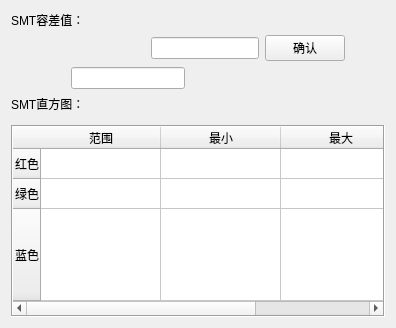
     <widget class="QWidget" name="tab_SMT">
      <attribute name="title">
       <string>SMT</string>
      </attribute>
      <layout class="QGridLayout" name="gridLayout_10">
       <item row="0" column="0">
        <layout class="QVBoxLayout" name="verticalLayout_14">
         <item>
          <layout class="QVBoxLayout" name="verticalLayout_13">
           <item>
            <widget class="QLabel" name="label_SMT_Tolerance">
             <property name="text">
              <string>SMT容差值：</string>
             </property>
            </widget>
           </item>
           <item>
            <layout class="QHBoxLayout" name="horizontalLayout_9">
             <item>
              <spacer name="horizontalSpacer_11">
               <property name="orientation">
                <enum>Qt::Horizontal</enum>
               </property>
               <property name="sizeHint" stdset="0">
                <size>
                 <width>60</width>
                 <height>20</height>
                </size>
               </property>
              </spacer>
             </item>
             <item>
              <layout class="QVBoxLayout" name="verticalLayout_12">
               <item>
                <layout class="QHBoxLayout" name="horizontalLayout_3">
                 <item>
                  <spacer name="horizontalSpacer">
                   <property name="orientation">
                    <enum>Qt::Horizontal</enum>
                   </property>
                   <property name="sizeHint" stdset="0">
                    <size>
                     <width>80</width>
                     <height>20</height>
                    </size>
                   </property>
                  </spacer>
                 </item>
                 <item>
                  <widget class="QLineEdit" name="lineEdit_SMT_High"/>
                 </item>
                 <item>
                  <widget class="QPushButton" name="pushButton_SMT">
                   <property name="text">
                    <string>确认</string>
                   </property>
                  </widget>
                 </item>
                </layout>
               </item>
               <item>
                <layout class="QHBoxLayout" name="horizontalLayout_8">
                 <item>
                  <widget class="QLineEdit" name="lineEdit_SMT_Width"/>
                 </item>
                 <item>
                  <spacer name="horizontalSpacer_10">
                   <property name="orientation">
                    <enum>Qt::Horizontal</enum>
                   </property>
                   <property name="sizeHint" stdset="0">
                    <size>
                     <width>160</width>
                     <height>20</height>
                    </size>
                   </property>
                  </spacer>
                 </item>
                </layout>
               </item>
              </layout>
             </item>
             <item>
              <spacer name="horizontalSpacer_12">
               <property name="orientation">
                <enum>Qt::Horizontal</enum>
               </property>
               <property name="sizeHint" stdset="0">
                <size>
                 <width>40</width>
                 <height>20</height>
                </size>
               </property>
              </spacer>
             </item>
            </layout>
           </item>
          </layout>
         </item>
         <item>
          <layout class="QVBoxLayout" name="verticalLayout_11" stretch="1,9">
           <item>
            <widget class="QLabel" name="label_SMT_Histogram">
             <property name="text">
              <string>SMT直方图：</string>
             </property>
            </widget>
           </item>
           <item>
            <widget class="QWidget" name="widget_3" native="true"/>
           </item>
          </layout>
         </item>
         <item>
          <widget class="QTableWidget" name="tableWidget_SMT">
           <property name="frameShape">
            <enum>QFrame::Box</enum>
           </property>
           <property name="selectionBehavior">
            <enum>QAbstractItemView::SelectItems</enum>
           </property>
           <attribute name="horizontalHeaderCascadingSectionResizes">
            <bool>false</bool>
           </attribute>
           <attribute name="horizontalHeaderDefaultSectionSize">
            <number>120</number>
           </attribute>
           <attribute name="horizontalHeaderShowSortIndicator" stdset="0">
            <bool>false</bool>
           </attribute>
           <attribute name="horizontalHeaderStretchLastSection">
            <bool>true</bool>
           </attribute>
           <attribute name="verticalHeaderCascadingSectionResizes">
            <bool>false</bool>
           </attribute>
           <attribute name="verticalHeaderShowSortIndicator" stdset="0">
            <bool>false</bool>
           </attribute>
           <attribute name="verticalHeaderStretchLastSection">
            <bool>true</bool>
           </attribute>
           <row>
            <property name="text">
             <string>红色</string>
            </property>
           </row>
           <row>
            <property name="text">
             <string>绿色</string>
            </property>
           </row>
           <row>
            <property name="text">
             <string>蓝色</string>
            </property>
           </row>
           <column>
            <property name="text">
             <string>范围</string>
            </property>
           </column>
           <column>
            <property name="text">
             <string>最小</string>
            </property>
           </column>
           <column>
            <property name="text">
             <string>最大</string>
            </property>
           </column>
           <item row="0" column="2">
            <property name="text">
             <string/>
            </property>
           </item>
          </widget>
         </item>
        </layout>
       </item>
      </layout>
     </widget>
